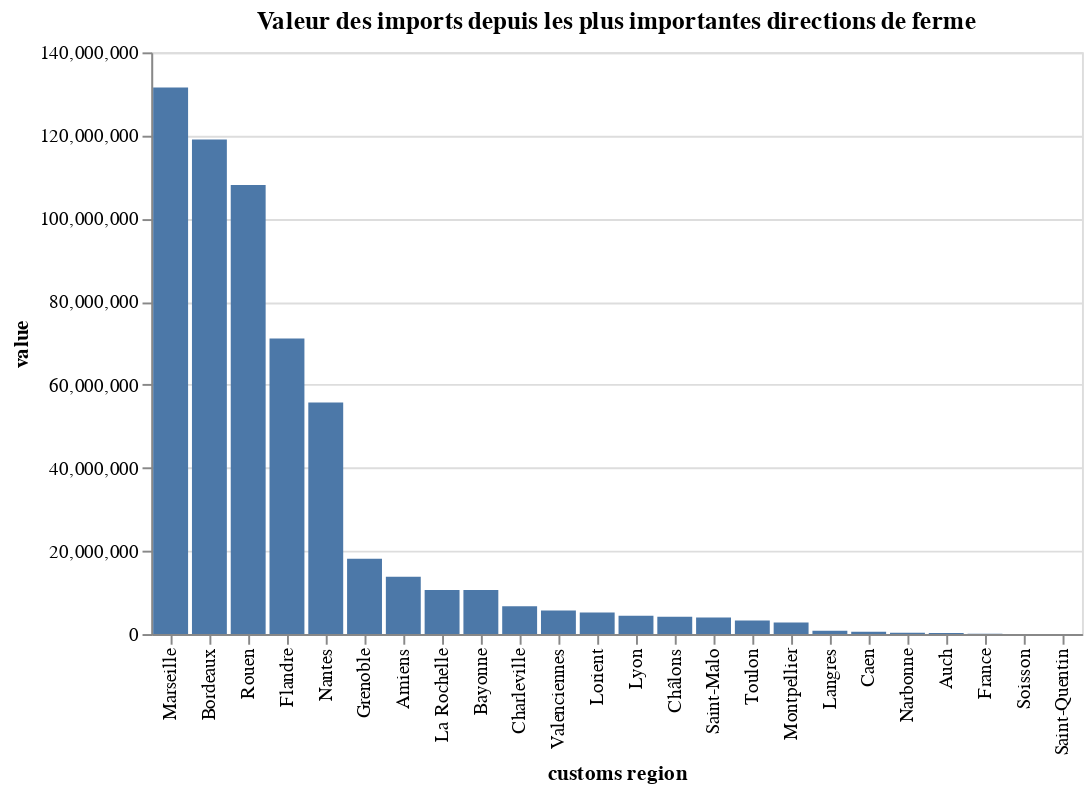

The cell this chart's notebook holds for it:
### Code cell
VegaLite({
    "$schema": "https://vega.github.io/schema/vega-lite/v5.json",
    "title": "Valeur des imports depuis les plus importantes directions de ferme",
    "mark": "bar",
    "data": {
        "values": data
    },
    "encoding": {
        "y": {
            "field": "value",
            "type": "quantitative", 
            "title": "value"
        },
        "x": {
            "field": "customs_region",
            "type": "nominal",
            "title": "customs region",
            "sort": "-y"
        }
    }
})

### Figure 1 — Vega-Lite specification as saved in the notebook (floating-point values rounded to 4 significant figures)
{"$schema": "https://vega.github.io/schema/vega-lite/v5.json", "data": {"values": [{"customs_region": "Amiens", "value": 13770000.0}, {"customs_region": "Auch", "value": 224100.0}, {"customs_region": "Bayonne", "value": 10580000.0}, {"customs_region": "Bordeaux", "value": 119100000.0}, {"customs_region": "Caen", "value": 576900.0}, {"customs_region": "Charleville", "value": 6714000.0}, {"customs_region": "Châlons", "value": 4168000.0}, {"customs_region": "Flandre", "value": 71158493}, {"customs_region": "France", "value": 99065}, {"customs_region": "Grenoble", "value": 18110000.0}, {"customs_region": "La Rochelle", "value": 10600000.0}, {"customs_region": "Langres", "value": 806600.0}, {"customs_region": "Lorient", "value": 5189000.0}, {"customs_region": "Lyon", "value": 4429000.0}, {"customs_region": "Marseille", "value": 131500000.0}, {"customs_region": "Montpellier", "value": 2795000.0}, {"customs_region": "Nantes", "value": 55710000.0}, {"customs_region": "Narbonne", "value": 329700.0}, {"customs_region": "Rouen", "value": 108058409}, {"customs_region": "Saint-Malo", "value": 3969000.0}, {"customs_region": "Saint-Quentin", "value": 6398}, {"customs_region": "Soisson", "value": 39970}, {"customs_region": "Toulon", "value": 3252000.0}, {"customs_region": "Valenciennes", "value": 5695170}]}, "encoding": {"x": {"field": "customs_region", "sort": "-y", "title": "customs region", "type": "nominal"}, "y": {"field": "value", "title": "value", "type": "quantitative"}}, "mark": "bar", "title": "Valeur des imports depuis les plus importantes directions de ferme"}
